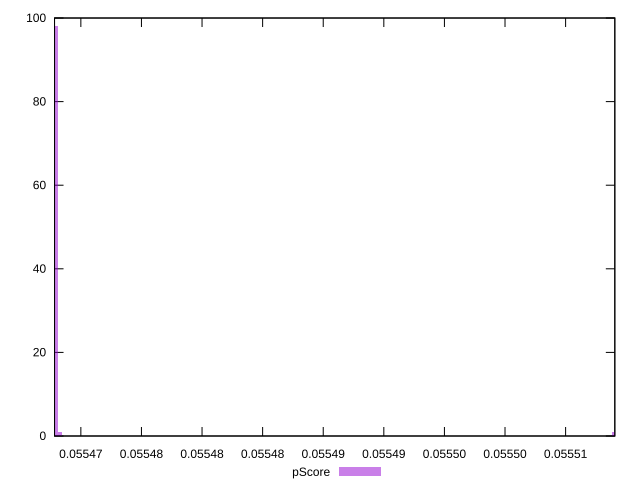

Write the gnuplot code that produced this figure.
reset

$pScore <<EOF
0.055513986327482244 1
0.05546795787193281 98
0.055468291411465774 1
EOF

set key outside below
set boxwidth 3.335395329669263e-7
set xrange [0.055467828591960866:0.05551406079523297]
set yrange [0:100]
set trange [0:100]
set style fill transparent solid 0.5 noborder
set terminal svg size 640, 490 enhanced background rgb 'white'
set output "report_00015_2021-02-09T16-11-33.973Z/uses-long-cache-ttl/samples/pages+cached+noadtech/pScore/histogram.svg"

plot $pScore title "pScore" with boxes

reset
